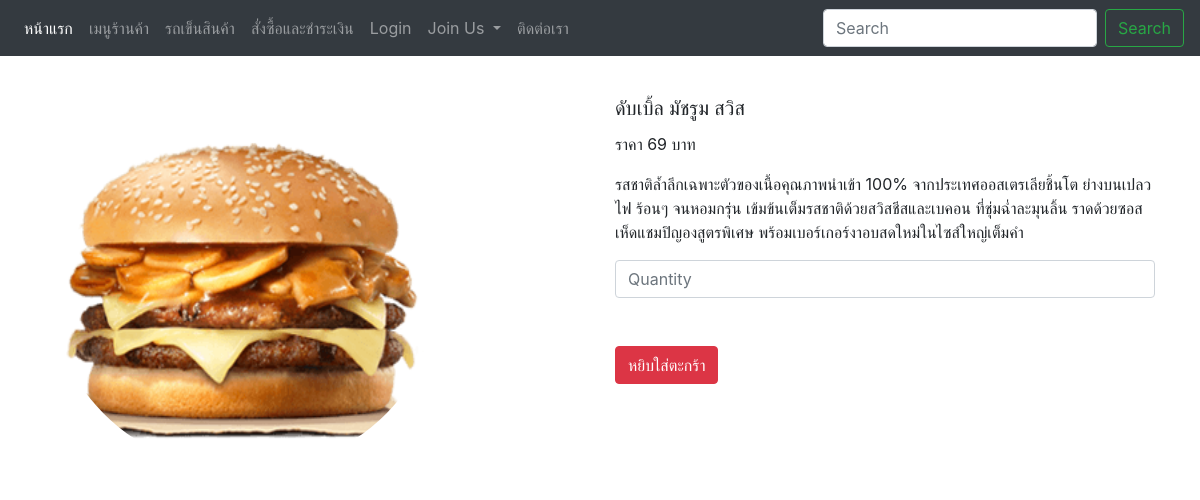
The app's page /Descriptionmenu.php?detailmenu=2 with its own data.
### tables this page shows
CREATE TABLE `product` (
  `Product_ID` int(8) NOT NULL,
  `Product_name` varchar(30) NOT NULL,
  `Image_name` varchar(500) NOT NULL,
  `Price` float DEFAULT NULL,
  `Description` varchar(500) NOT NULL
);

### Descriptionmenu.php (the view, shortened to what this page needs)
<?php
include_once ('db.php');
if(isset($_GET['detailmenu'])){
  $id = $_GET['detailmenu'];
  $sql = "SELECT * FROM product WHERE Product_ID = $id" ;
  $con->query("SET NAMES UTF8");
  $query = $con->query($sql);
  $result = $query->fetch_assoc();
}
?>
<!doctype html>
<html lang="en">
  <head>
    <link rel="stylesheet" href="https://stackpath.bootstrapcdn.com/bootstrap/4.3.1/css/bootstrap.min.css">
    <nav class="navbar navbar-expand-lg navbar-dark bg-dark fixed-top">
  <div class="collapse navbar-collapse" id="navbarNavDropdown">
    <ul class="navbar-nav">
      <li class="nav-item active">
        <a class="nav-link" href="index.php">หน้าแรก <span class="sr-only">(current)</span></a>
      </li>
      <li class="nav-item ">
        <a class="nav-link" href="menu.php">เมนูร้านค้า </a>
      </li>
      <li class="nav-item ">
        <a class="nav-link" href="cart.php">รถเข็นสินค้า </a>
      </li>
      <li class="nav-item ">
        <a class="nav-link" href="checkout.php">สั่งซื้อและชำระเงิน </a>
      </li>
      <li class="nav-item dropdown ">
      <?php  if(isset($_SESSION['User_ID'])){ ?>
       <a class="nav-link dropdown-toggle" href="Logintest.php" id="navbarDropdownMenuLink" role="button" data-toggle="dropdown" aria-haspopup="true" aria-expanded="false">
        Member Login
      </a>
      <div class="dropdown-menu" aria-labelledby="navbarDropdownMenuLink">
        <a class="dropdown-item" href="resetpwd.php">Password Reset</a>
        <a class="dropdown-item" href="editprofile.php">Profile</a>
        <a class="dropdown-item" href="logout.php">ออกจากระบบสมาชิก</a>
      </div>
    </li>
      <?php } else{ ?>
        <li class="nav-item ">
        <a class="nav-link" href="Logintest.php">Login</a>
      </li>
      <?php } ?>
      <li class="nav-item dropdown">
        <a class="nav-link dropdown-toggle" href="#" id="navbarDropdownMenuLink" role="button" data-toggle="dropdown" aria-haspopup="true" aria-expanded="false">
          Join Us
        </a>
      </li>
      <li class="nav-item ">
        <a class="nav-link" href="Contact.html">ติดต่อเรา </a>
      </li>
    </ul>
  </div>
  <form class="form-inline">
    <input class="form-control mr-sm-2" type="search" placeholder="Search" aria-label="Search">
    <button class="btn btn-outline-success my-2 my-sm-0" type="submit">Search</button>
  </form>
</nav>
  </head>
<body>
  <br>
  <br><br>
  <div>
    <div class="container">
      <div class="row">
        <div class="col-sm-6 bg-white">
          <a ><img src="<?php echo  $result['Image_name']; ?>" width="400" height="400" class="rounded-circle" alt="" /></a>
        </div>
        <div class="col-sm-6 bg-white">
          <br>
          <h5 class="card-title"><?php echo $result['Product_name'] ; ?></h5>
          <p>ราคา <?php echo $result['Price'] ; ?> บาท</p>
          <p><?php echo $result['Description'] ; ?></p>
          <form action="addToCart.php" method="get">
            <input type="text" id="qty" name="qty" placeholder="Quantity" class="form-control" maxlength="4">
            <br><br>
            <button type="submit" name="submit" class="btn btn-danger">หยิบใส่ตะกร้า</button>
          </form>
        </div>
      </div>
    </div>
  </div>
</body>
</html>

### records on screen
product: Image_name (picture), Product_name "ดับเบิ้ล มัชรูม สวิส", Price "69", Description "รสชาติล้ำลึกเฉพาะตัวของเนื้อคุณภาพนำเข้า 100% จากประเทศออสเตรเลียชิ้นโต ย่างบนเปลวไฟ ร้อนๆ จนหอมกรุ่น เข้มข้นเต็มรสชาติด้วยสวิสชีสและเบคอน ที่ชุ่มฉ่ำละมุนลิ้น ราดด้วยซอสเห็ดแชมปิญองสูตรพิเศษ พร้อมเบอร์เกอร์งาอบสดใหม่ในไซส์ใหญ่เต็มคำ"
